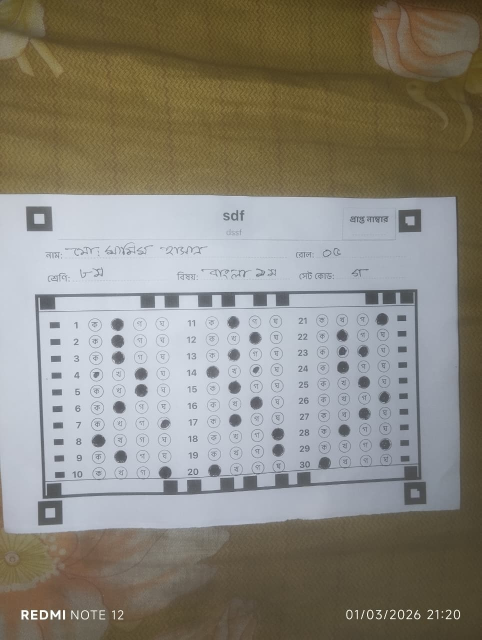
#> input picture mcq.jpeg, 963 x 1280 px (shown at 1/2 size)
$ python test_inference.py   (older library calls are emulated)
#> lines starting #> are read from the running program, lines starting #| are printed output that depends on the picture; after the words box and inside, x2 and y2 are one past the last pixel; in counts of white or black regions, pixels touching at a corner belong together
### app/utils/omr_engine.py
"""
OptiMark OMR Engine - Robust OMR processing using OpenCV, NumPy, Imutils.

Implements:
- Four corner marker detection (black squares) for Perspective Transform
- Preprocessing: Grayscale, Gaussian Blur, Canny Edge, Adaptive Thresholding
- Zone segmentation: Roll Number (top-left), Set Code, MCQ Grid (60 questions)
- Pixel Counting / Contour method: bubble marked if highest black pixel density in row
- Supports Bengali set codes: ক, খ, গ, ঘ
- Error handling: "No bubbles detected", "Image too blurry"
"""

import json
import os
import cv2
import numpy as np
from imutils.perspective import four_point_transform
from pathlib import Path
from typing import Optional, Dict, Tuple, List, Union
from dataclasses import dataclass, field


# --- Error codes for robust handling ---
class OMRProcessingError(Exception):
    """Base exception for OMR processing errors."""

    pass


class NoBubblesDetectedError(OMRProcessingError):
    """Raised when no bubbles could be detected in the image."""

    pass


class ImageTooBlurryError(OMRProcessingError):
    """Raised when image is too blurry for reliable processing."""

    pass


@dataclass
class OMRResult:
    """Structured result from OMR processing."""

    roll_number: str = ""
    set_code: str = ""
    answers: List[int] = field(default_factory=list)  # 0-3 for each question
    success: bool = False
    error_message: str = ""


# --- OMR Sheet Layout Constants ---
SHEET_WIDTH = 2480
SHEET_HEIGHT = 3508
MARKER_MIN_AREA_RATIO = 0.0005
MARKER_MAX_AREA_RATIO = 0.015
QUESTIONS_PER_COLUMN = 15
OPTIONS_PER_QUESTION = 4
TOTAL_QUESTIONS = 60

# Bengali set codes (ক=0, খ=1, গ=2, ঘ=3, ঙ=4, চ=5) - maps index to character
BENGALI_SET_CODES = ["ক", "খ", "গ", "ঘ", "ঙ", "চ"]
ENGLISH_SET_CODES = ["A", "B", "C", "D", "E", "F"]

# Blur detection threshold (Laplacian variance) - lower = blurrier
BLUR_THRESHOLD = 20

# 20Q custom template defaults (derived from mcq.png warped baseline: 2480x2289)
_DEFAULT_20Q_Y = [925, 1032, 1143, 1252, 1360, 1465, 1580, 1688, 1792, 1904]
_DEFAULT_20Q_X = [
    [393, 627, 856, 1094],
    [1741, 1975, 2209, 2443],
]
_DEFAULT_20Q_REF_W = 2480
_DEFAULT_20Q_REF_H = 2289
_DEFAULT_20Q_PROFILE = {
    "y_centers_norm": [v / _DEFAULT_20Q_REF_H for v in _DEFAULT_20Q_Y],
    "x_cols_norm": [[v / _DEFAULT_20Q_REF_W for v in col] for col in _DEFAULT_20Q_X],
    "roi_half_w_norm": 20 / _DEFAULT_20Q_REF_W,
    "roi_half_h_norm": 20 / _DEFAULT_20Q_REF_H,
    "mark_threshold": 0.17,
    "ambiguity_second_min": 0.18,
    "ambiguity_gap_max": 0.06,
    "ambiguity_peak_cap": 0.80,
}
_PROFILE_20Q_CACHE: Optional[Dict[str, object]] = None
_PROFILE_20Q_CACHE_KEY: Optional[Tuple[str, Optional[float]]] = None


# [344 lines left out: functions _resolve_20q_profile_path, _validate_20q_profile, _load_20q_profile, _build_20q_runtime_grid, _get_dynamic_zones, _order_points and 4 more, not called in this run]


def _get_bubble_density(roi: np.ndarray) -> float:
    """
    Pixel counting: return ratio of dark pixels in ROI.
    Higher = more filled bubble.
    """
    if roi.size == 0:
        return 0.0
    if len(roi.shape) == 3:
        roi = cv2.cvtColor(roi, cv2.COLOR_BGR2GRAY)
    _, binary = cv2.threshold(roi, 0, 255, cv2.THRESH_BINARY_INV + cv2.THRESH_OTSU)
    return np.sum(binary > 0) / binary.size


# [46 lines left out: function _detect_marked_option_by_density, not called in this run]


def _read_roll_number(
    img: np.ndarray,
    x_start: int,
    y_start: int,
    region_width: int,
    region_height: int,
    num_digits: int = 6,
) -> str:
    """
    Read roll number from top-left zone.
    Layout: num_digits columns, each column has 10 rows (0-9).
    """
    cell_w = region_width // num_digits
    cell_h = region_height // 10
    if cell_w < 2 or cell_h < 2:
        return "?" * num_digits

    result = ""
    for digit_pos in range(num_digits):
        x_base = x_start + digit_pos * cell_w
        densities = []
        for opt in range(10):
            y = y_start + opt * cell_h
            roi = img[y + 1 : y + cell_h - 1, x_base + 1 : x_base + cell_w - 1]
            densities.append(_get_bubble_density(roi))
        max_d = max(densities)
        if max_d >= 0.15: # Lowered threshold to match MCQ answers
            sorted_d = sorted(densities, reverse=True)
            if len(sorted_d) > 1 and sorted_d[1] > 0.15 and (sorted_d[0] - sorted_d[1] < 0.10):
                result += "?" # Ambiguous
            else:
                result += str(densities.index(sorted_d[0]))
        else:
            result += "?"
    return result

# [320 lines left out: functions _extract_roll_fallback, _extract_roll_fallback, _extract_setcode_fallback, _read_set_code, _extract_normal_omr_answers, not called in this run]
class OMRProcessor:
    """
    OMR processing class - encapsulates all OMR logic.
    """

    # [274 lines left out: functions __init__, process, process_omr_image, grade_omr_result, not called in this run]

### test_inference.py
import cv2
import numpy as np
from app.utils.omr_engine import process_omr_image, _read_roll_number, _read_set_code

def test_inference(img_path):
#> called with img_path = 'mcq.jpeg'
    print(f"\n--- Analyzing {img_path} ---")

    # We will simulate what process_omr_image does, but with our proportional inference inserted
    img = cv2.imread(img_path)
#> img is the input picture: shape (1280, 963, 3); mean B, G, R 124.2, 134.4, 138
    blur = cv2.GaussianBlur(img, (5, 5), 0)
    gray = cv2.cvtColor(blur, cv2.COLOR_BGR2GRAY)
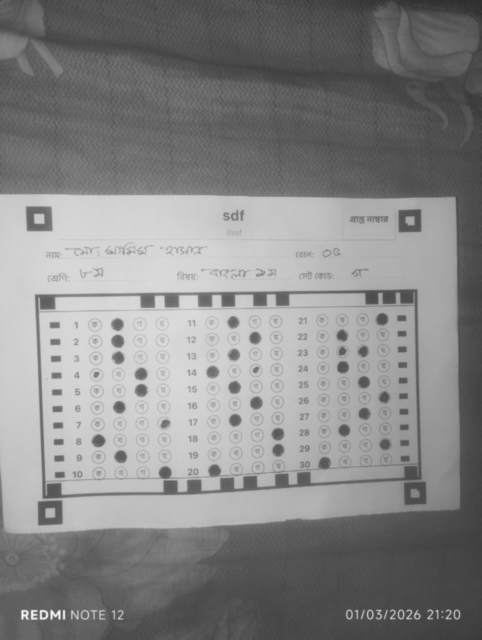
#> gray: shape (1280, 963) (shown at 1/2 size); min 44, max 253, mean 134.3

    target_width = 2480
    aspect = gray.shape[0] / float(gray.shape[1])
    target_h = int(target_width * aspect)
    warped = cv2.resize(gray, (target_width, target_h))

    thresh = cv2.adaptiveThreshold(
        warped, 255, cv2.ADAPTIVE_THRESH_GAUSSIAN_C, cv2.THRESH_BINARY_INV, 21, 10
    )
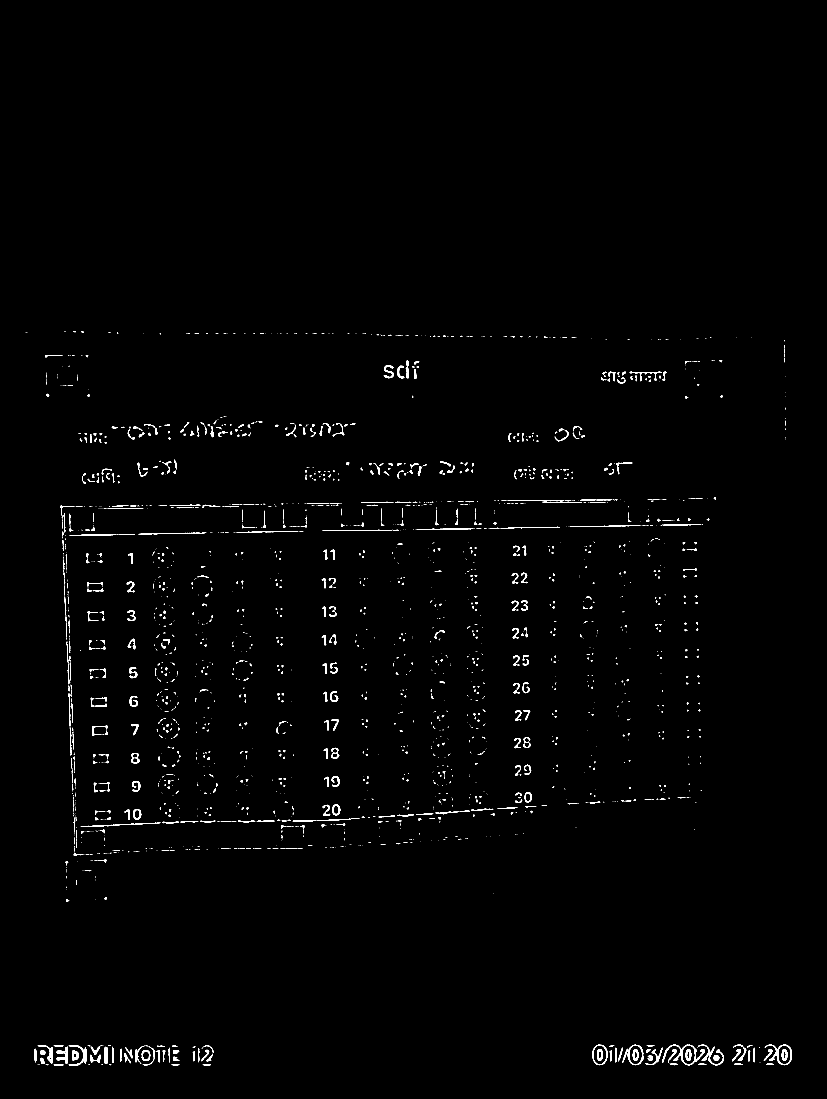
#> thresh: shape (3296, 2480) (shown at 1/3 size); 0.84% white; 2363 white regions (1640 under 20 px)

    # 1. Run the same bubble logic from fallback to find x_grid and row_centers
    b_contours, _ = cv2.findContours(thresh, cv2.RETR_TREE, cv2.CHAIN_APPROX_SIMPLE)
#> b_contours = 2429 contours, 1971 with area under 20; largest, box (x1, y1, x2, y2) and area: (1986, 3134, 2115, 3196) 2850, (2294, 3134, 2376, 3196) 2488, (1868, 3134, 1931, 3196) 2331, (1777, 3134, 1823, 3196) 2180, (1780, 3135, 1820, 3195) 1828
    bubble_xs = []
    bubble_ys = []
    for cnt in b_contours:
        x, y, w, h = cv2.boundingRect(cnt)
        area = w * h
        if 800 < area < 12000 and 0.5 < (w / (h + 1e-6)) < 2.0:
            peri = cv2.arcLength(cnt, True)
            if peri > 0:
                circ = 4 * np.pi * (cv2.contourArea(cnt) / (peri * peri))
                if 0.4 < circ <= 1.5:
                    bubble_xs.append(x + w // 2)
                    bubble_ys.append(y + h // 2)
#> this loop made 2429 passes
#> (x, y, w, h, area, peri, circ) on passes 37, 39, 40, 41, 42, 52, 56, 60: (425, 3150, 26, 33, 858, 99.6, 0.858), (604, 3149, 24, 34, 816, 99.4, 0.191), (2291, 3147, 26, 36, 936, 105.6, 0.212), (2196, 3147, 27, 38, 1026, 109.5, 0.208), (2004, 3147, 26, 42, 1092, 118.1, 0.172), (1936, 3142, 51, 53, 2703, 248, 0.0736), (2213, 3141, 26, 42, 1092, 115.9, 0.178), (170, 3140, 34, 51, 1734, 234.8, 0.148)
#> after the loop, bubble_xs = [438, 2353, 2066, 1907, 1800, 1800, 406]; bubble_ys = [3166, 3164, 3164, 3165, 3165, 3165, 2275]

    bubble_ys.sort()
    y_clusters = []
    if bubble_ys:
        current_cluster = [bubble_ys[0]]
#> current_cluster = [2275]
        for i in range(1, len(bubble_ys)):
            if bubble_ys[i] - bubble_ys[i-1] < 25:
                current_cluster.append(bubble_ys[i])
            else:
                y_clusters.append(int(np.median(current_cluster)))
                current_cluster = [bubble_ys[i]]
#> this loop made 6 passes
#> current_cluster on pass 1: [3164]
#> after the loop, y_clusters = [2275]
        y_clusters.append(int(np.median(current_cluster)))

    b_ys_arr = np.array(bubble_ys)
#> b_ys_arr = [2275, 3164, 3164, 3165, 3165, 3165, 3166]
    valid_y_clusters = []
    for cluster_y in y_clusters:
        count = np.sum(np.abs(b_ys_arr - cluster_y) < 25)
        if count >= 3:
            valid_y_clusters.append(cluster_y)
#> this loop made 2 passes
#> (cluster_y, count) on passes 1 to 2: (2275, 1), (3165, 6)
#> after the loop, valid_y_clusters = [3165]

    row_centers = valid_y_clusters
#> row_centers = [3165]

    bubble_xs.sort()
    x_clusters = []
    if bubble_xs:
        current_cluster = [bubble_xs[0]]
#> current_cluster = [406]
        for i in range(1, len(bubble_xs)):
            if bubble_xs[i] - bubble_xs[i-1] < 25:
                current_cluster.append(bubble_xs[i])
            else:
                x_clusters.append(int(np.median(current_cluster)))
                current_cluster = [bubble_xs[i]]
#> this loop made 6 passes
#> current_cluster on passes 1, 2, 4, 5, 6: [438], [1800], [1907], [2066], [2353]
#> after the loop, x_clusters = [406, 438, 1800, 1907, 2066]
        x_clusters.append(int(np.median(current_cluster)))

    b_xs_arr = np.array(bubble_xs)
#> b_xs_arr = [406, 438, 1800, 1800, 1907, 2066, 2353]
    valid_x_clusters = []
    for cluster_x in x_clusters:
        count = np.sum(np.abs(b_xs_arr - cluster_x) < 25)
        if count >= max(1, len(row_centers) * 0.15):
            valid_x_clusters.append(cluster_x)
#> this loop made 6 passes
#> (cluster_x, count) on passes 1 to 6: (406, 1), (438, 1), (1800, 2), (1907, 1), (2066, 1), (2353, 1)
#> after the loop, valid_x_clusters = [406, 438, 1800, 1907, 2066, 2353]

    x_grid = valid_x_clusters
#> x_grid = [406, 438, 1800, 1907, 2066, 2353]

    if not row_centers or not x_grid:
        print("Could not infer MCQ grid.")
        return

    # MCQ grid bounds
    mcq_x_start = x_grid[0]
#> mcq_x_start = 406
    mcq_x_end = x_grid[-1]
#> mcq_x_end = 2353
    mcq_y_start = row_centers[0]
#> mcq_y_start = 3165

    mcq_width = mcq_x_end - mcq_x_start
#> mcq_width = 1947
    # distance between rows
    row_gap = (row_centers[-1] - row_centers[0]) / max(1, len(row_centers) - 1)
#> row_gap = 0
    # distance between cols
    col_gap = (x_grid[-1] - x_grid[0]) / max(1, len(x_grid) - 1)
#> col_gap = 389.4

    print(f"MCQ Grid: X=({mcq_x_start} to {mcq_x_end}), Y_start={mcq_y_start}")
#| MCQ Grid: X=(406 to 2353), Y_start=3165
    print(f"Col gap: {col_gap:.1f}, Row gap: {row_gap:.1f}")
#| Col gap: 389.4, Row gap: 0.0

    # Standard offset for top boxes relative to MCQ grid:
    # Set Code is to the right
    # Roll is to the left

    # Actually, we can just trace the columns upwards!
    # Roll Number has 6 digits. It spans 6 * col_gap width.
    # Set Code has 4 options. It spans 4 * col_gap width.
    # Usually Set Code is far right.
    # What if we just dynamically calculate the bounding box based on the known col_gap and row_gap?

    # Roll Box estimation
    roll_w = int(col_gap * 6 * 1.5) # slightly larger to be safe
#> roll_w = 3504
    roll_h = int(row_gap * 10 * 1.2)
#> roll_h = 0
    # It usually starts at mcq_x_start, and ends some distance above mcq_y_start
    roll_y_end = mcq_y_start - int(row_gap * 2) # 2 rows of padding
#> roll_y_end = 3165
    roll_y_start = roll_y_end - roll_h
#> roll_y_start = 3165
    roll_x_start = mcq_x_start
#> roll_x_start = 406

    print(f"Inferred Roll Box: x={roll_x_start}, y={roll_y_start}, w={roll_w}, h={roll_h}")
#| Inferred Roll Box: x=406, y=3165, w=3504, h=0

    # Set Code estimation
    set_w = int(col_gap * 4 * 1.5)
#> set_w = 2336
    set_h = int(row_gap * 1 * 1.5) # 1 row usually? Or 4 rows? Set Code is usually A B C D in a row.
#> set_h = 0
    # Wait, some Set Codes are 1 column 4 rows.
    # Assuming Bengali codes: ক, খ, গ, ঘ -> 4 options. Usually horizontal or vertical?

    roll = _read_roll_number(warped, roll_x_start, roll_y_start, roll_w, roll_h)
#> in _read_roll_number, `cell_w = region_width // num_digits`: cell_w = 584
#> in _read_roll_number, `cell_h = region_height // 10`: cell_h = 0
#> roll = '??????'
    print(f"Read Roll Number: {roll}")
#| Read Roll Number: ??????

for img in ['mcq.jpeg', 'mcq2.jpeg', 'mcq3.jpeg']:
    test_inference(img)
#> pass 2 of the loop `for img in ['mcq.jpeg', 'mcq2.jpeg', 'mcq3.jpeg']:`:
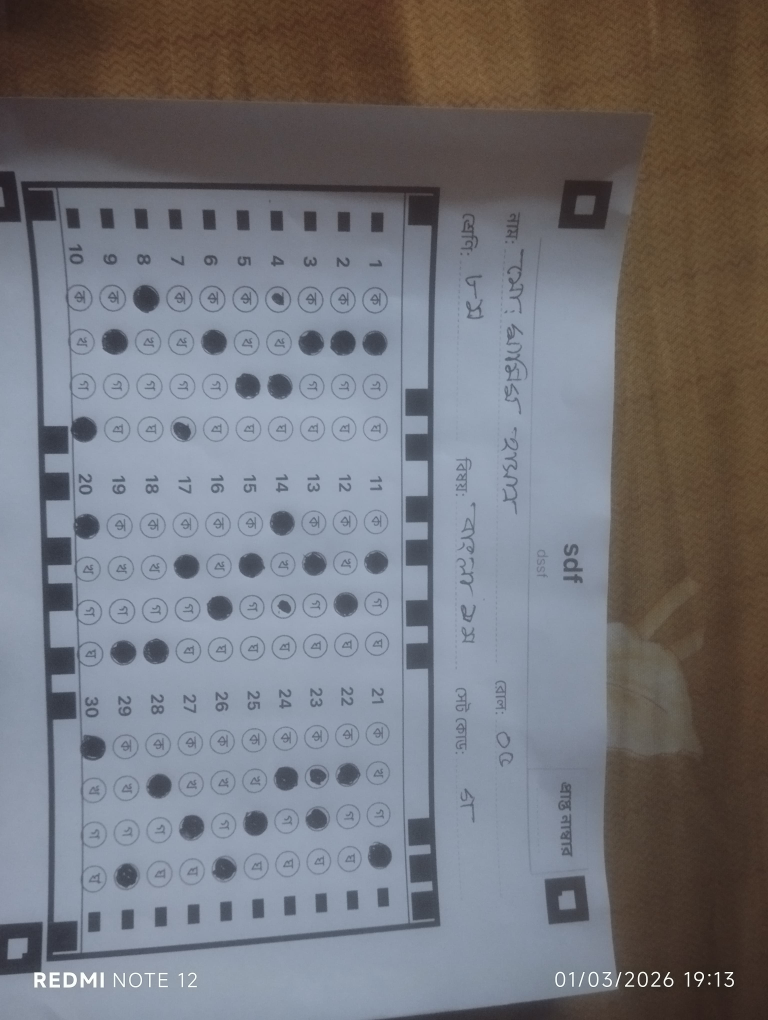
#> input picture mcq2.jpeg, 3072 x 4080 px (shown at 1/4 size)
#> in test_inference, img is the input picture: shape (4080, 3072, 3); mean B, G, R 120.8, 115.6, 115.6
#> blur: shape (4080, 3072, 3)
#> gray: shape (4080, 3072)
#> warped: shape (3293, 2480)
#> in test_inference (call 2), `thresh = cv2.adaptiveThreshold( warped, 255, cv2.ADAPTIVE_THRESH_GAUSS..`:
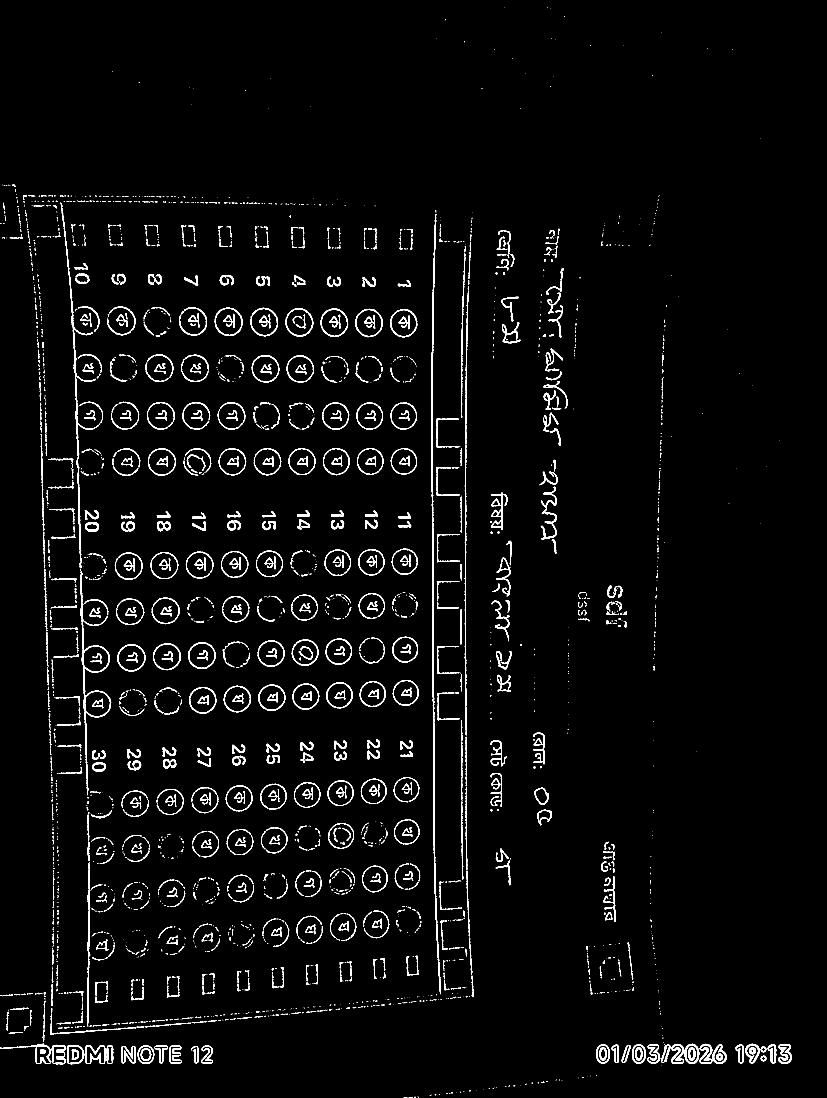
#> thresh: shape (3293, 2480) (shown at 1/3 size); 2.8% white; 2880 white regions (1779 under 20 px)
#> b_contours = 3022 contours, 2072 with area under 20; largest, box (x1, y1, x2, y2) and area: (241, 1715, 334, 2386) 7607, (1294, 642, 1323, 2983) 6444, (643, 922, 728, 1008) 5494, (751, 923, 834, 1009) 5446, (856, 924, 940, 1010) 5412
#> the loop in test_inference (call 2), `for cnt in b_contours:` made 3022 passes
#> cnt on passes 33 to 35: [[1685, 3240], [1686, 3240]], [[1677, 3239], [1677, 3240], [1678, 3240], [1678, 3239]], [[1668, 3239], [1667, 3240], [1668, 3240], [1669, 3239]]
#> the loop in test_inference (call 2), `for i in range(1, len(bubble_ys)):` made 116 passes
#> the loop in test_inference (call 2), `for cluster_y in y_clusters:` made 14 passes
#> cluster_y on passes 1 to 4: 967, 1248, 1384, 1579
#> the loop in test_inference (call 2), `for i in range(1, len(bubble_xs)):` made 116 passes
#> the loop in test_inference (call 2), `for cluster_x in x_clusters:` made 23 passes
#> cluster_x on passes 1 to 4: 125, 176, 226, 289
#| MCQ Grid: X=(125 to 2257), Y_start=967
#| Col gap: 118.4, Row gap: 313.6
#| Inferred Roll Box: x=125, y=-3422, w=1066, h=3762
#> the loop in _read_roll_number (call 2), `for digit_pos in range(num_digits):` made 6 passes
#> pass 1, in _get_bubble_density (call 5), `_, binary = cv2.threshold(roi, 0, 255, cv2.THRESH_BINARY_INV + cv2.THR..`:
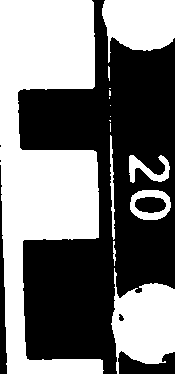
#> binary: shape (374, 175); 47.6% white; 15 white regions (7 under 20 px), largest, box (x1, y1, x2, y2) and area: (0, 0, 104, 374) 22007, (111, 268, 175, 374) 4343, (102, 0, 175, 63) 3278
#| Read Roll Number: 111000
#> pass 3 of the loop `for img in ['mcq.jpeg', 'mcq2.jpeg', 'mcq3.jpeg']:`:
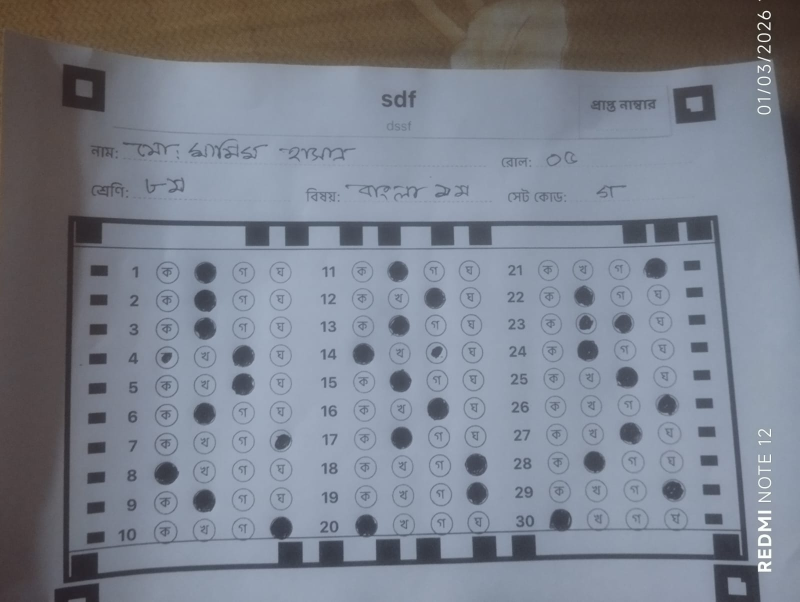
#> input picture mcq3.jpeg, 1600 x 1204 px (shown at 1/2 size)
#> in test_inference, img is the input picture: shape (1204, 1600, 3); mean B, G, R 140.3, 128.9, 123.4
#> blur: shape (1204, 1600, 3)
#> in test_inference (call 3), `gray = cv2.cvtColor(blur, cv2.COLOR_BGR2GRAY)`:
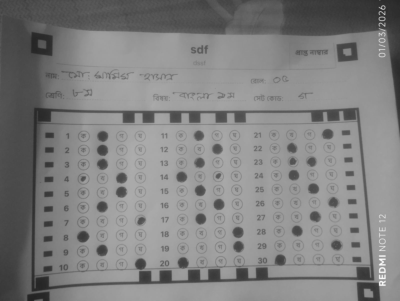
#> gray: shape (1204, 1600) (shown at 1/4 size); min 33, max 254, mean 128.6
#> warped: shape (1866, 2480)
#> in test_inference (call 3), `thresh = cv2.adaptiveThreshold( warped, 255, cv2.ADAPTIVE_THRESH_GAUSS..`:
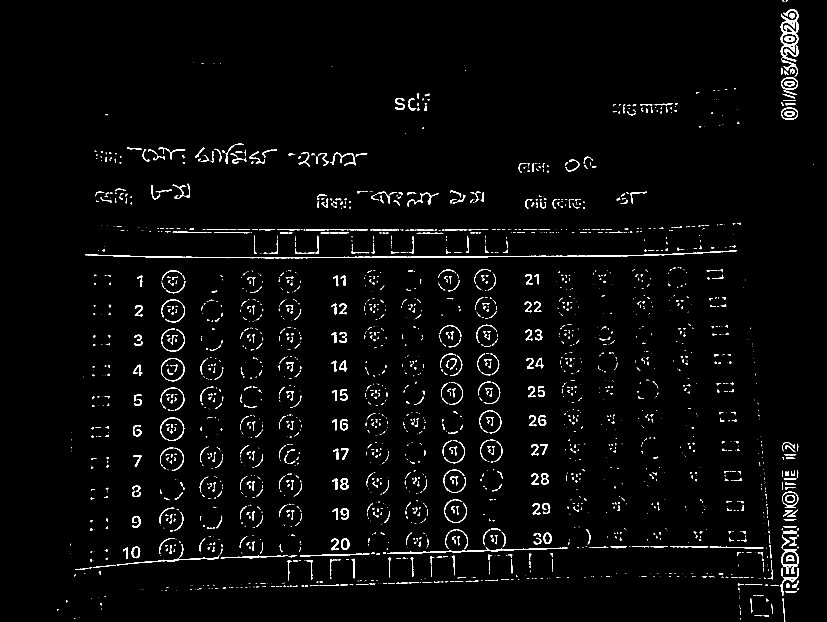
#> thresh: shape (1866, 2480) (shown at 1/3 size); 2.1% white; 2634 white regions (1649 under 20 px), largest, box (x1, y1, x2, y2) and area: (255, 751, 2211, 775) 5490, (2342, 27, 2395, 184) 2696, (1161, 1640, 1703, 1662) 1709
#> the loop in test_inference (call 3), `for cnt in b_contours:` made 2658 passes
#> cnt on passes 1 to 3: [[2222, 1854], [2222, 1858]], [[222, 1854], [223, 1855], [224, 1854], [225, 1854]], [[237, 1852]]
#> the loop in test_inference (call 3), `for i in range(1, len(bubble_ys)):` made 8 passes
#> the loop in test_inference (call 3), `for cluster_y in y_clusters:` made 5 passes
#> cluster_y on passes 1 to 4: 117, 251, 341, 1497
#> the loop in test_inference (call 3), `for i in range(1, len(bubble_xs)):` made 8 passes
#> the loop in test_inference (call 3), `for cluster_x in x_clusters:` made 3 passes
#> cluster_x on passes 1 to 3: 1035, 1643, 2369
